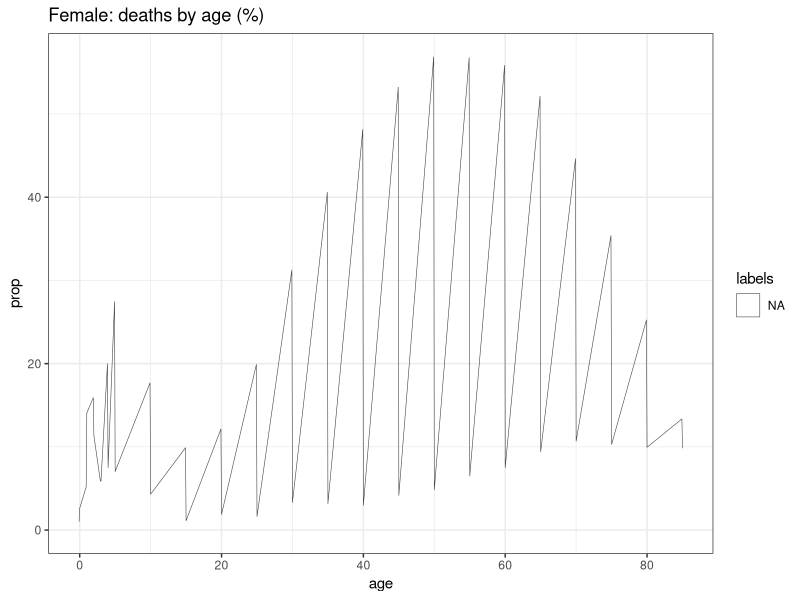

Source code (R):
library(dplyr)
library(tidyr)
library(stringr)
library(ggplot2)

#show_cat = "Total:"
show_cat = "Female:"
#show_cat = "Male:"

df <- read.csv("data/MOH_mortality_averages.csv") %>%
  filter(sex != "")  %>%
  filter(sex == show_cat) %>%
  gather(age, value, age_0:age_85) %>%
  mutate(age = as.numeric( str_replace(age, "age_", "" )))

print(head(df))

# sum up years by age and cause group
df <- df %>%
  group_by(age, cause_label) %>%
  summarize(value = sum(value))

# calculate propoportions of causes at year level
# https://stackoverflow.com/a/29551416
df2 = df  %>%
  group_by(age) %>% 
  mutate(prop=round(value/sum(value)*100, 2)) %>% 
  ungroup

df2$labels = factor(df2$cause_label, levels=levels(df2$cause_label)[c(9,6,10,3,8,4,11,2,5,1,7)])

print(tail(df2))

wide_df <- df2 %>%
  select(-value, -labels) %>%
  spread(cause_label, prop)

#write.csv(wide_df, file = paste0("data/wide_", substring(show_cat, 1,4), ".csv"), row.names=FALSE)
#print(tail(wide_df))

p <- ggplot(df2, aes(x=age, y=prop, fill=labels)) +
  geom_area(size=.2, colour="#444444") +
  ggtitle(paste(show_cat, "deaths by age (%)")) +
  scale_fill_brewer(palette="Set3") +
  theme_bw()

print(p)